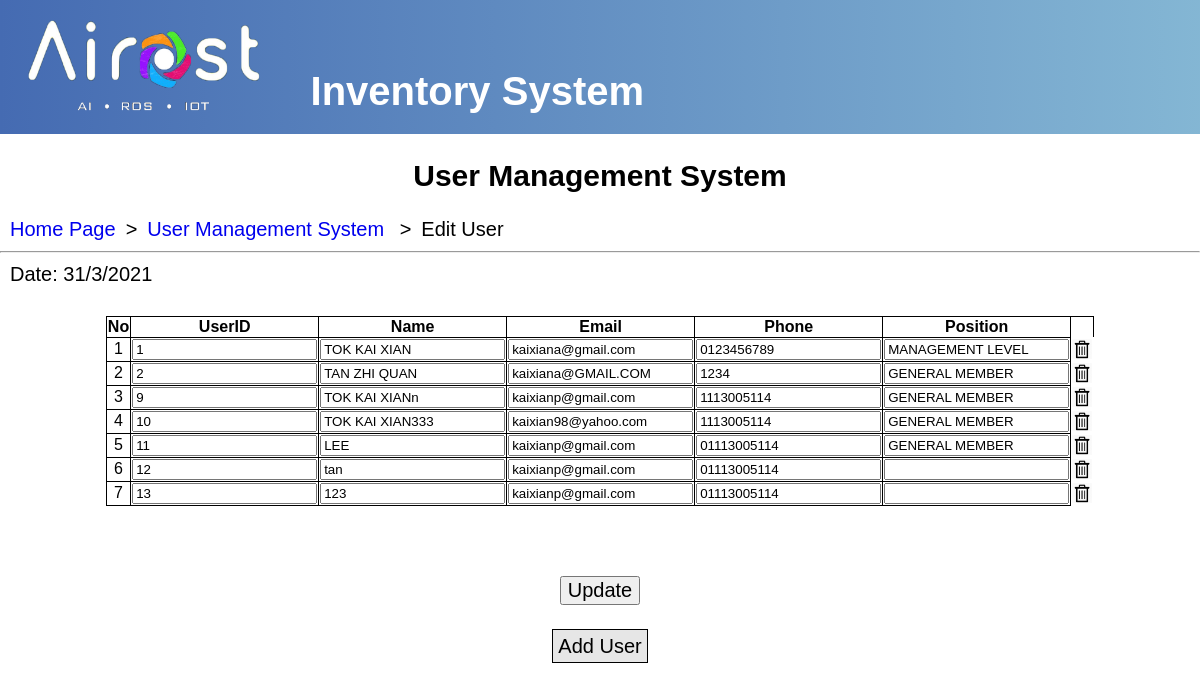
The app's page /php/edit_user.php with its own data.
### tables this page shows
CREATE TABLE `user` (
  `UserID` int(20) NOT NULL,
  `Name` varchar(255) NOT NULL,
  `Password` varchar(255) NOT NULL,
  `Email` varchar(50) NOT NULL,
  `Phone` varchar(20) NOT NULL,
  `Position` varchar(20) NOT NULL,
  PRIMARY KEY (`UserID`)
);

### php/edit_user.php (the view, shortened to what this page needs)
<?php
require_once('dbconfig.php');
$sql='SELECT * FROM `user`';
$result=mysqli_query($db_connection,$sql);
$counter=1;
?>
<head>
<link id="pagestyle" rel="stylesheet" type="text/css" href="../css/style5.css"/>
</head>
<body>
  <div class="header">
  <img src="../img/logo.png">
  <h1>Inventory System</h1>
  </div>
  <div class="header2">
  <h2>User Management System</h2>
  <div class="refLink">
  <a href="./homepage.php">Home Page</a><p>></p><a href="manage_user.php">User Management System</a>
          <p>></p><p>Edit User</p>
  </div>
  </div>
  <hr>
  <div class="header3">
    <p id="dat"></p>
  </div>
  <div class="table">
    <form name="UserList" action="update_user.php" method="POST">
      <table id="User_table">
        <tr>
          <th style="width:5%;">No</th>
          <th style="width:10%;">UserID</th>
          <th style="width:22%;">Name</th>
          <th style="width:17%;">Email</th>
          <th style="width:17%;">Phone</th>
          <th style="width:12%;">Position</th>
        </tr>
        <?php while($row=mysqli_fetch_assoc($result)){?>
        <tr>
        <td><?php echo $counter++;?></td>
        <td><input type="text" value="<?php echo $row['UserID'];?>" name="userid[]"></td>
        <td><input type="text" value="<?php echo $row['Name'];?>" name="name[]"></td>
        <td><input type="text" value="<?php echo $row['Email'];?>" name="email[]"></td>
        <td><input type="text" value="<?php echo $row['Phone'];?>" name="phone[]"></td>
        <td><input type="text" value="<?php echo $row['Position'];?>" name="position[]"></td>
        <td style="border:solid white 1px;">
        <a href="delete_user.php?userid=<?php echo $row['UserID'];?>" onclick="return confirm('Confirm to delete?')"><img src="../img/delete.jpg"></a>
        </td>
        </tr>
        <?php } ?>
      </table>
      <div style="text-align:center; margin:30px;">
        <button type="submit" onclick="return confirm('Confirm to update?')">Update</button>
     </div>
     <div class="adduser" >
       <a href="add_user.php" >Add User</a>
     </div>
    </form>
  </div>
</body>

### css/style5.css (style rules this page uses)
body { margin: 0; font-family: sans-serif; font-size: 20px; }
.header { background-image: linear-gradient(to right,rgba(69, 107, 178, 1.0), rgba(101, 164, 201, 0.8)); width: 100%; }
.header img { width: 300px; height: 125px; }
.header h1 { position:relative; display:inline; bottom: 20px; left: 5px; color: white; }
.header2 h2 { text-align:center; }
.header2 a, p { padding-left: 10px; display: inline; text-decoration: none; }
.header3 { margin-bottom:30px; }
table,th,td { border:solid 1px black; border-collapse:collapse; text-align:center; }
table { width:80%; margin:auto; margin-bottom:70px; }
.table { margin-bottom:200px; }
.table button { font-size:20px; }
.table img { height:20px; width:20px; }
.adduser { text-align:center; }
.adduser a { text-decoration:none; color:black; border:solid 1px black; padding:5px; background-color:rgba(230,230,230,1); }

### records on screen
user: UserID "1", Name "TOK KAI XIAN", Email "kaixiana@gmail.com", Phone "0123456789", Position "MANAGEMENT LEVEL"
user: UserID "2", Name "TAN ZHI QUAN", Email "kaixiana@GMAIL.COM", Phone "1234", Position "GENERAL MEMBER"
user: UserID "9", Name "TOK KAI XIANn", Email "kaixianp@gmail.com", Phone "1113005114", Position "GENERAL MEMBER"
user: UserID "10", Name "TOK KAI XIAN333", Email "kaixian98@yahoo.com", Phone "1113005114", Position "GENERAL MEMBER"
user: UserID "11", Name "LEE", Email "kaixianp@gmail.com", Phone "01113005114", Position "GENERAL MEMBER"
user: UserID "12", Name "tan", Email "kaixianp@gmail.com", Phone "01113005114"
user: UserID "13", Name "123", Email "kaixianp@gmail.com", Phone "01113005114"
